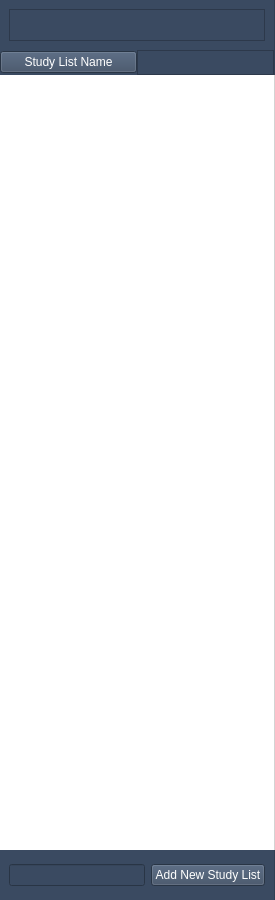
               <widget class="QFrame" name="study_lists_page_left">
                <property name="minimumSize">
                 <size>
                  <width>0</width>
                  <height>900</height>
                 </size>
                </property>
                <property name="maximumSize">
                 <size>
                  <width>500</width>
                  <height>16777215</height>
                 </size>
                </property>
                <property name="styleSheet">
                 <string notr="true"/>
                </property>
                <property name="frameShape">
                 <enum>QFrame::NoFrame</enum>
                </property>
                <property name="frameShadow">
                 <enum>QFrame::Raised</enum>
                </property>
                <layout class="QVBoxLayout" name="verticalLayout_38">
                 <property name="spacing">
                  <number>0</number>
                 </property>
                 <property name="leftMargin">
                  <number>0</number>
                 </property>
                 <property name="topMargin">
                  <number>0</number>
                 </property>
                 <property name="rightMargin">
                  <number>0</number>
                 </property>
                 <property name="bottomMargin">
                  <number>0</number>
                 </property>
                 <item>
                  <widget class="QFrame" name="search_bar_2">
                   <property name="minimumSize">
                    <size>
                     <width>0</width>
                     <height>50</height>
                    </size>
                   </property>
                   <property name="maximumSize">
                    <size>
                     <width>16777215</width>
                     <height>50</height>
                    </size>
                   </property>
                   <property name="styleSheet">
                    <string notr="true">QWidget{background-color: rgb(58, 74, 97)}
QFrame#search_bar_2{border: solid rgb(49, 63, 83);
	border-width: 0px 1px 0px 0px;
}</string>
                   </property>
                   <property name="frameShape">
                    <enum>QFrame::StyledPanel</enum>
                   </property>
                   <property name="frameShadow">
                    <enum>QFrame::Raised</enum>
                   </property>
                   <layout class="QVBoxLayout" name="verticalLayout_59">
                    <item>
                     <widget class="QPlainTextEdit" name="plainTextEdit_2"/>
                    </item>
                   </layout>
                  </widget>
                 </item>
                 <item>
                  <widget class="QFrame" name="column_names_2">
                   <property name="minimumSize">
                    <size>
                     <width>0</width>
                     <height>25</height>
                    </size>
                   </property>
                   <property name="maximumSize">
                    <size>
                     <width>16777215</width>
                     <height>25</height>
                    </size>
                   </property>
                   <property name="styleSheet">
                    <string notr="true">QWidget{background-color: rgb(58, 74, 97)}
QFrame#column_names_2{border: solid rgb(49, 63, 83);
	border-width: 0px 1px 0px 0px;
}</string>
                   </property>
                   <property name="frameShape">
                    <enum>QFrame::NoFrame</enum>
                   </property>
                   <property name="frameShadow">
                    <enum>QFrame::Raised</enum>
                   </property>
                   <layout class="QHBoxLayout" name="horizontalLayout_18">
                    <property name="spacing">
                     <number>0</number>
                    </property>
                    <property name="leftMargin">
                     <number>0</number>
                    </property>
                    <property name="topMargin">
                     <number>0</number>
                    </property>
                    <property name="rightMargin">
                     <number>0</number>
                    </property>
                    <property name="bottomMargin">
                     <number>0</number>
                    </property>
                    <item>
                     <widget class="QPushButton" name="pushButton_8">
                      <property name="styleSheet">
                       <string notr="true">color: white</string>
                      </property>
                      <property name="text">
                       <string>Study List Name</string>
                      </property>
                     </widget>
                    </item>
                    <item>
                     <widget class="QFrame" name="frame_34">
                      <property name="frameShape">
                       <enum>QFrame::StyledPanel</enum>
                      </property>
                      <property name="frameShadow">
                       <enum>QFrame::Raised</enum>
                      </property>
                     </widget>
                    </item>
                   </layout>
                  </widget>
                 </item>
                 <item>
                  <widget class="QListWidget" name="study_lists_listwidget">
                   <property name="mouseTracking">
                    <bool>false</bool>
                   </property>
                   <property name="styleSheet">
                    <string notr="true">QListWidget{
border: solid lightgray;
border-width: 0px 1px 0px 0px;
}</string>
                   </property>
                   <property name="frameShape">
                    <enum>QFrame::NoFrame</enum>
                   </property>
                   <property name="sizeAdjustPolicy">
                    <enum>QAbstractScrollArea::AdjustToContents</enum>
                   </property>
                   <property name="movement">
                    <enum>QListView::Static</enum>
                   </property>
                   <property name="resizeMode">
                    <enum>QListView::Adjust</enum>
                   </property>
                   <property name="uniformItemSizes">
                    <bool>false</bool>
                   </property>
                  </widget>
                 </item>
                 <item>
                  <widget class="QFrame" name="frame">
                   <property name="minimumSize">
                    <size>
                     <width>0</width>
                     <height>50</height>
                    </size>
                   </property>
                   <property name="maximumSize">
                    <size>
                     <width>16777215</width>
                     <height>50</height>
                    </size>
                   </property>
                   <property name="styleSheet">
                    <string notr="true">QWidget{background-color: rgb(58, 74, 97)}
QFrame#frame{border: solid rgb(49, 63, 83);
	border-width: 0px 1px 0px 0px;
}</string>
                   </property>
                   <property name="frameShape">
                    <enum>QFrame::NoFrame</enum>
                   </property>
                   <property name="frameShadow">
                    <enum>QFrame::Raised</enum>
                   </property>
                   <layout class="QHBoxLayout" name="horizontalLayout_35">
                    <item>
                     <widget class="QLineEdit" name="add_new_sl_lineedit">
                      <property name="styleSheet">
                       <string notr="true">color: white</string>
                      </property>
                     </widget>
                    </item>
                    <item>
                     <widget class="QPushButton" name="add_new_sl_button">
                      <property name="styleSheet">
                       <string notr="true">color: white</string>
                      </property>
                      <property name="text">
                       <string>Add New Study List</string>
                      </property>
                     </widget>
                    </item>
                   </layout>
                  </widget>
                 </item>
                </layout>
               </widget>
